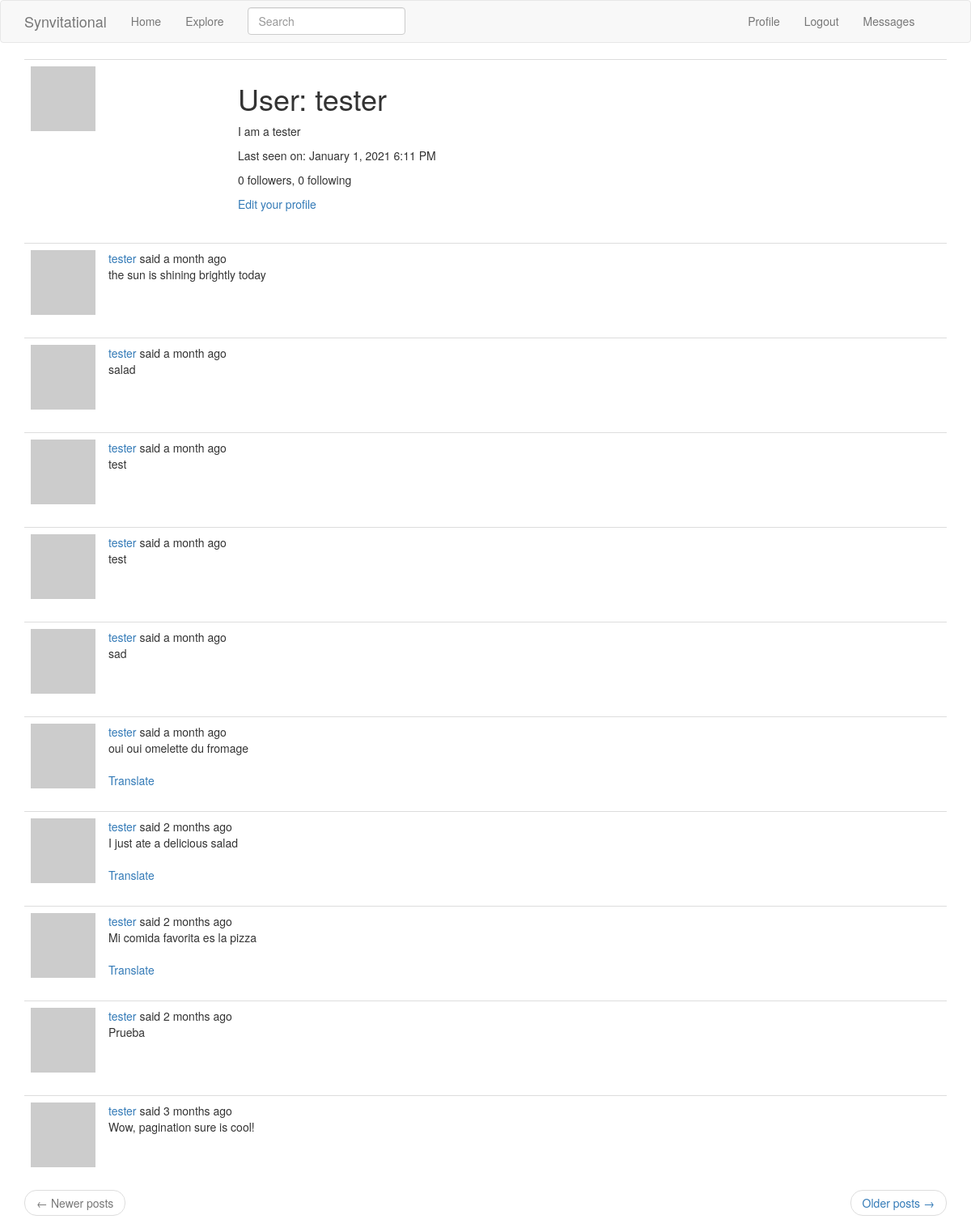
Before: /user/tester (signed in) with the older database file.
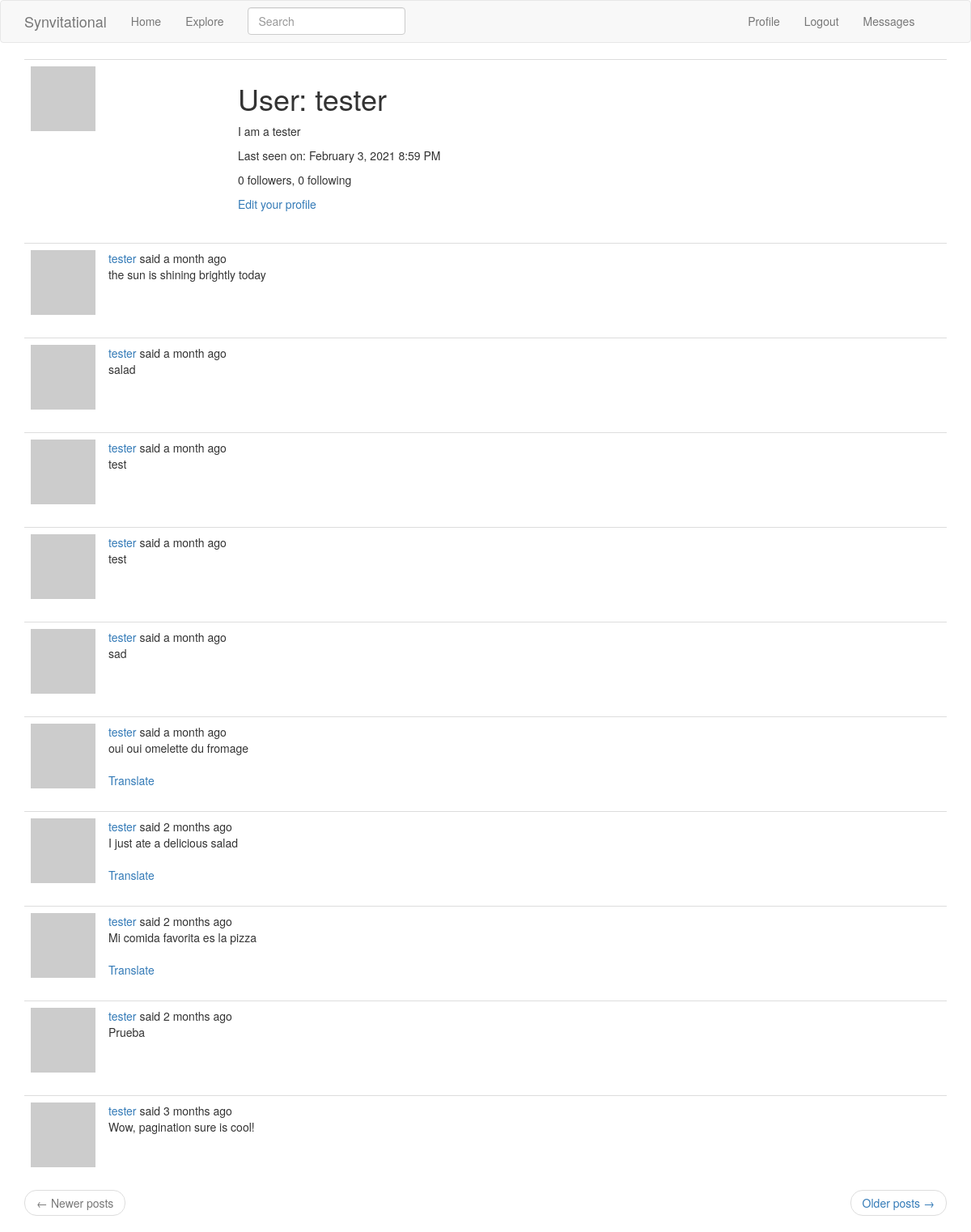
After: the same page with the newer database file.
### app/models.py (models this page shows, shortened)
class User(UserMixin, db.Model):
    id = db.Column(db.Integer, primary_key = True)
    username = db.Column(db.String(64), index = True, unique = True)
    email = db.Column(db.String(120), index = True, unique = True)
    password_hash = db.Column(db.String(128))
    posts = db.relationship('Post', backref='author', lazy='dynamic')
    about_me = db.Column(db.String(140))
    last_seen = db.Column(db.DateTime, default=datetime.utcnow)
    messages_sent = db.relationship('Message',
                                    foreign_keys='Message.sender_id',
                                    backref='author', lazy='dynamic')
    messages_received = db.relationship('Message',
                                        foreign_keys='Message.recipient_id',
                                        backref='recipient', lazy='dynamic')
    last_message_read_time = db.Column(db.DateTime)
    notifications = db.relationship('Notification', backref='user', lazy='dynamic')
    def avatar(self, size):
        digest = md5(self.email.lower().encode('utf-8')).hexdigest()
        return 'https://www.gravatar.com/avatar/{}?d=identicon&s={}'.format(digest, size)
    def new_messages(self):
        last_read_time = self.last_message_read_time or datetime(1990, 1, 1)
        return Message.query.filter_by(recipient=self).filter(Message.timestamp > last_read_time).count()
    followed = db.relationship(
        'User', secondary=followers,
        primaryjoin=(followers.c.follower_id == id),
        secondaryjoin=(followers.c.followed_id == id),
        backref=db.backref('followers', lazy='dynamic'), lazy='dynamic')

class SearchableMixin(object):
    @classmethod
    def before_commit(cls, session):
        session._changes = {
            'add': list(session.new),
            'update': list(session.dirty),
            'delete': list(session.deleted)
        }
    @classmethod
    def after_commit(cls, session):
        for obj in session._changes['add']:
            if isinstance(obj, SearchableMixin):
                add_to_index(obj.__tablename__, obj)
        for obj in session._changes['update']:
            if isinstance(obj, SearchableMixin):
                add_to_index(obj.__tablename__, obj)
        for obj in session._changes['delete']:
            if isinstance(obj, SearchableMixin):
                remove_from_index(obj.__tablename__, obj)
        session._changes = None

class Post(SearchableMixin, db.Model):
    __searchable__ = ['body']
    id = db.Column(db.Integer, primary_key = True)
    body = db.Column(db.String(140))
    timestamp = db.Column(db.DateTime, index=True, default=datetime.utcnow)
    user_id = db.Column(db.Integer, db.ForeignKey('user.id'))
    language = db.Column(db.String(5))

### app/main/routes.py (the view)
@bp.route('/user/<username>')
@login_required
def user(username):
    user = User.query.filter_by(username=username).first_or_404()
    page = request.args.get('page', 1, type=int)
    posts = user.posts.order_by(Post.timestamp.desc()).paginate(
        page, current_app.config['POSTS_PER_PAGE'], False)
    next_url = url_for('main.user', username=user.username,
                       page=posts.next_num) if posts.has_next else None
    prev_url = url_for('main.user', username=user.username,
                       page=posts.prev_num) if posts.has_prev else None
    form = EmptyForm()
    return render_template('user.html', user=user, posts=posts.items,
                           next_url=next_url, prev_url=prev_url, form=form)

### app/main/forms.py
class SearchForm(FlaskForm):
    q = StringField(_l('Search'), validators=[DataRequired()])
    def __init__(self, *args, **kwargs):
        if 'formdata' not in kwargs:
            kwargs['formdata'] = request.args
        if 'csrf_enabled' not in kwargs:
            kwargs['csrf_enabled'] = False
        super(SearchForm, self).__init__(*args, **kwargs)

class EmptyForm(FlaskForm):
    submit = SubmitField('Submit')

### app/main/routes.py (called while the page is built)
@bp.before_app_request
def before_request():
    if current_user.is_authenticated:
        current_user.last_seen = datetime.utcnow()
        db.session.commit()
        g.search_form = SearchForm()
    g.locale = str(get_locale())

### app/models.py (called while the page is built)
@login.user_loader
def load_user(id):
    return User.query.get(int(id))

### app/templates/user.html (shortened to what this page needs)
{% extends "base.html" %}
{% block app_content %}
    <table class="table table-hover">
        <tr>
            <td width="256px"><img src="{{ user.avatar(256) }}"></td>
            <td>
                <h1>{{ _('User') }}: {{ user.username }}</h1>
                {% if user.about_me %}
                  <p>{{ user.about_me }}</p>
                {% endif %}
                {% if user.last_seen %}
                  <p>{{ _('Last seen on') }}: {{ moment(user.last_seen).format('LLL') }}</p>
                {% endif %}
                <p>{{ _('%(count)d followers', count=user.followers.count()) }}, {{ _('%(count)d following', count=user.followed.count()) }}</p>
                {% if user == current_user %}
                  <p><a href="{{ url_for('main.edit_profile') }}">{{ _('Edit your profile') }}</a></p>
                {% endif %}
            </td>
        </tr>
    </table>
    {% for post in posts %}
        {% include '_post.html' %}
    {% endfor %}
    <nav aria-label="...">
        <ul class="pager">
            <li class="previous{% if not prev_url %} disabled{% endif %}">
                <a href="{{ prev_url or '#' }}">
                    <span aria-hidden="true">&larr;</span> {{ _('Newer posts') }}
                </a>
            </li>
            <li class="next{% if not next_url %} disabled{% endif %}">
                <a href="{{ next_url or '#' }}">
                    {{ _('Older posts') }} <span aria-hidden="true">&rarr;</span>
                </a>
            </li>
        </ul>
    </nav>
{% endblock %}

### app/templates/base.html (shortened to what this page needs)
{% extends 'bootstrap/base.html' %}
{% block navbar %}
    <nav class="navbar navbar-default">
      <div class="container">
          <div class="navbar-header">
              <a class="navbar-brand" href="{{ url_for('main.index') }}">Synvitational</a>
          </div>
          <div class="collapse navbar-collapse" id="bs-example-navbar-collapse-1">
              <ul class="nav navbar-nav">
                  <li><a href="{{ url_for('main.index') }}">{{ _('Home') }}</a></li>
                  <li><a href="{{ url_for('main.explore') }}">{{ _('Explore') }}</a></li>
              </ul>
              {% if g.search_form %}
              <form class="navbar-form navbar-left" method="get"
                      action="{{ url_for('main.search') }}">
                  <div class="form-group">
                      {{ g.search_form.q(size=20, class='form-control',
                          placeholder=g.search_form.q.label.text) }}
                  </div>
              </form>
              {% endif %}
              <ul class="nav navbar-nav navbar-right">
                  {% if current_user.is_anonymous %}
                  <li><a href="{{ url_for('auth.login') }}">{{ _('Login') }}</a></li>
                  {% else %}
                  <li><a href="{{ url_for('main.user', username=current_user.username) }}">{{ _('Profile') }}</a></li>
                  <li><a href="{{ url_for('auth.logout') }}">{{ _('Logout') }}</a></li>
                  <li>
                        <a href="{{ url_for('main.messages') }}">{{ _('Messages') }}
                            {% set new_messages = current_user.new_messages() %}
                        </a>
                    </li>
                  {% endif %}
              </ul>
          </div>
      </div>
    </nav>
{% endblock %}
{% block content %}
    <div class="container">
        {% block app_content %}{% endblock %}
    </div>
{% endblock %}

### app/templates/_post.html (shortened to what this page needs)
<table class="table table-hover">
        <tr>
            <td width="70px">
                <a href="{{ url_for('main.user', username=post.author.username) }}">
                    <img src="{{ post.author.avatar(70) }}" />
                </a>
            </td>
            <td>
              {{ _('%(username)s said %(when)s',
                  username=user_link, when=moment(post.timestamp).fromNow()) }}
              <br>
              <span id="post{{ post.id }}">{{ post.body }}</span>
              {% if post.language and post.language != g.locale %}
                  <br><br>
                  <span id="translation{{ post.id }}">
                      <a href="javascript: translate(
                                  '#post{{ post.id }}',
                                  '#translation{{ post.id }}',
                                  '{{ post.language }}',
                                  '{{ g.locale }}');">{{ _('Translate') }}</a>
                  </span>
              {% endif %}
            </td>
        </tr>
</table>

Changed rows visible on the page:
changed User "tester": last_seen "January 1, 2021 6:11 PM" → "February 3, 2021 8:59 PM"
